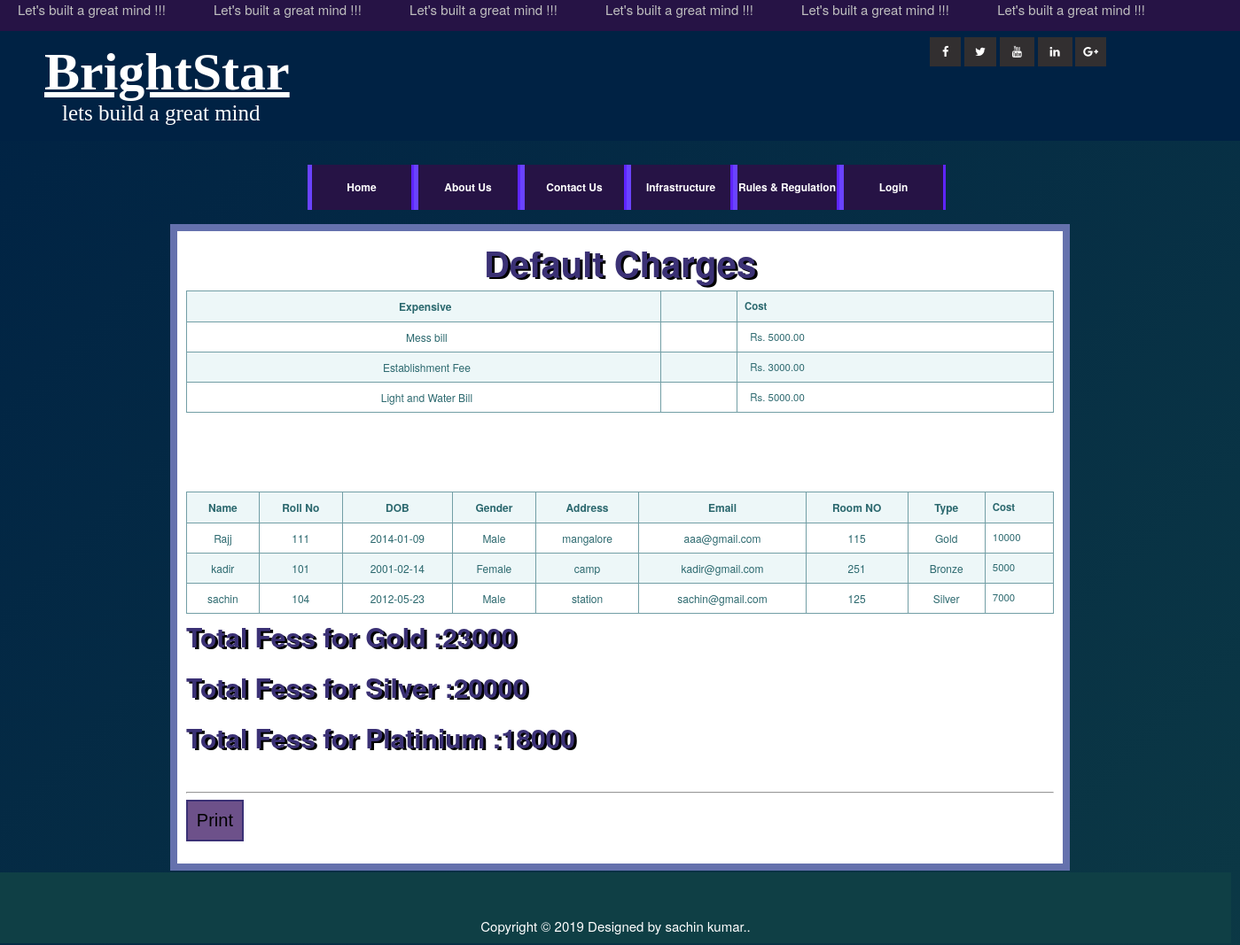
Screenshot of /viewfees.php with the database file from the repository.
### tables this page shows
CREATE TABLE `fees_structure` (
  `fee_str_id` int(10) NOT NULL,
  `stid` int(10) NOT NULL,
  `fee_type` varchar(25) NOT NULL,
  `cost` float(10,2) NOT NULL,
  `status` varchar(10) NOT NULL
);

CREATE TABLE `student` (
  `stid` int(10) NOT NULL,
  `courseid` int(10) NOT NULL,
  `name` varchar(50) NOT NULL,
  `rollno` varchar(10) NOT NULL,
  `dob` date NOT NULL,
  `gender` varchar(10) NOT NULL,
  `address` text NOT NULL,
  `city` varchar(50) DEFAULT NULL,
  `state` varchar(50) DEFAULT NULL,
  `country` varchar(50) DEFAULT NULL,
  `nat` varchar(50) DEFAULT NULL,
  `contact_no` varchar(15) NOT NULL,
  `blood_group` varchar(10) NOT NULL,
  `status` varchar(10) NOT NULL,
  `email` varchar(30) NOT NULL,
  `password` varchar(20) NOT NULL,
  `room_id` int(11) DEFAULT NULL,
  `nservice` int(11) NOT NULL DEFAULT '0',
  `mservice` int(11) NOT NULL DEFAULT '0',
  `lservice` int(11) NOT NULL DEFAULT '0',
  `wifi` int(11) NOT NULL DEFAULT '0',
  `vault` int(11) NOT NULL DEFAULT '0',
  `parking` int(11) NOT NULL DEFAULT '0',
  `qid` int(11) DEFAULT NULL,
  `ans` text NOT NULL
);

CREATE TABLE `room` (
  `room_id` int(10) NOT NULL,
  `room_no` int(10) NOT NULL,
  `no_of_beds` int(5) NOT NULL,
  `floor_no` int(11) NOT NULL,
  `washroom` int(11) NOT NULL,
  `description` text NOT NULL,
  `rtid` int(11) DEFAULT NULL
);

CREATE TABLE `room_type` (
  `rtid` int(11) NOT NULL,
  `room_type` varchar(30) NOT NULL,
  `room_price` int(11) NOT NULL
);

### viewfees.php (the view, shortened to what this page needs)
<?php
include("header.php");
include("databaseconnection.php");
?>
    <div id="studiv">
                  <p>
<form method="post" action="" name="form1" onsubmit="return validation()">
            <h2 align="center" class="h2dash"><b>Default Charges</b></h2>
     <table class="tftable" width="100%" border="0">
    <tr align="center" bgcolor="skyblue">
    <td height="23" align="left"><strong >&nbsp;Expensive</strong></td>
    <td><strong>&nbsp;</strong></td>
    <td><strong>Cost</strong></td>
    </tr>
    <?php
    $totalfee=0;
    $g=0;$s=0;$p=0;
$result=mysql_query("SELECT * from fees_structure");
    while($rs=mysql_fetch_array($result))
    {
        echo "<tr>
        <td>&nbsp; $rs[fee_type]</td>
        <td align='center'></td>
        <td align='center'>&nbsp; Rs.  $rs[cost] </td>
        </tr>";
        $totalfee = $totalfee + $rs["cost"];
    }
    echo "</table><table>";
?>	<br><br><br><br>
     <table class="tftable" width="100%" border="0">
<tr align="center" bgcolor="skyblue">
    <td><strong>Name</strong></td>
    <td><strong>Roll No</strong></td>
    <td><strong>DOB</strong></td>
    <td><strong>Gender</strong></td>
    <td><strong>Address</strong></td>
    <td><strong>Email</strong></td>
    <td><strong>Room NO</strong></td>
    <td><strong>Type</strong></td>
    <td><strong>Cost</strong></td>
    </tr>
<?php
$result=mysql_query("SELECT * FROM `student`,room,room_type WHERE room.room_id=student.room_id and room_type.rtid = room.rtid",$db);
    while($rs=mysql_fetch_array($result))
    {
        echo "<tr>
        <td align='center'>$rs[name]</td>
        <td align='center'>$rs[rollno]</td>
        <td align='center'>$rs[dob] </td>
        <td align='center'>$rs[gender]</td>
        <td align='center'>$rs[address]</td>
        <td align='center'>$rs[email] </td>
        <td align='center'>$rs[room_no]</td>
        <td align='center'>$rs[room_type]</td>
        <td align='center'>$rs[room_price] </td>
        </tr>";
        if($rs["room_type"]=="Gold")
        $g = $totalfee + $rs["room_price"];
            if($rs["room_type"]=="Silver")
        $s = $totalfee + $rs["room_price"];
            if($rs["room_type"]=="Bronze")
        $p = $totalfee + $rs["room_price"];
    }
echo "</table>";
echo "<h2 class='h2dash' style='padding-top:15px; font-size: 30px;font-weight: bolder '>Total Fess for Gold :$g</h2>";
echo "<h2 class='h2dash' style='padding-top:15px; font-size: 30px;font-weight: bolder '>Total Fess for Silver :$s</h2>";
echo "<h2 class='h2dash' style='padding-top:15px; font-size: 30px;font-weight: bolder '>Total Fess for Platinium :$p</h2>";
    ?>
<br />
<hr />
</table>
         <button class="but-s" onclick="window.print()">Print</button>
</p>
                </div>
<?php
include("footer.php");
?>

### templatemo_style.css (style rules this page uses)
body { margin: 0px; padding: 0px; color: #333; font-family: Tahoma, Geneva, sans-serif; font-size: 13px; line-height: 1.7em; background-color: #bbb; background-repeat: repeat-x; background-position: top; }
.tftable { font-size:12px;color:#333333;width:100%;border-width: 1px;border-color: #729ea5;border-collapse: collapse; }
.tftable tr { background-color:#d4e3e5; }
.tftable td { font-size:12px;border-width: 1px;padding: 8px;border-style: solid;border-color: #729ea5; }
p { margin: 0 0 10px 0; padding: 0; }
h1, h2, h3, h4, h5, h6 { color: #000; font-weight: normal; }
h2 { font-size: 25px; margin: 0 0 15px 0; padding: 5px 0; }

### newstyle.css (style rules this page uses)
.back { width: 100wh; height: 90vh; color: #fff; background: linear-gradient(-45deg, #47b5b5, #2f7d85, #0f3f45, #002244); background-size: 400% 400%; -webkit-animation: back 15s ease infinite; -moz-animation: back 15s ease infinite; animation: back 15s ease infinite; }
.but-s { font-size: 20px; border-bottom: 2px solid #3B3175; border-top: 2px solid #3B3175; border-left: 2px solid #3B3175 ; border-right: 2px solid #3B3175; padding-left: 10px; padding-top: 10px; padding-bottom: 10px; padding-right: 10px; background-color: #6d518a; }
table { width: 100%; }
table td, table th { color: #2b686e; padding: 10px; }
table td { text-align: center; vertical-align: middle; }
table td:last-child { font-size: 0.95em; line-height: 1.4; text-align: left; }
table tr:nth-child(2n) { background-color: white; }
table tr:nth-child(2n+1) { background-color: #edf7f8; }
#studiv { margin: auto; width: 70%; font-family: "Helvetica Neue", Helvetica, Arial, sans-serif; font-size: 15px; background-color: #FFFFFF; border: 8px solid #6571ad; padding: 10px; -webkit-animation: divabttext 0.9s both; animation: divabttext 0.9s both; }
.h2dash { color: #3B3175; text-shadow: 3px 2px black; font-size: 40px; -webkit-animation: h2dash 0.5s cubic-bezier(0.250, 0.460, 0.450, 0.940) both; animation: h2dash 0.5s cubic-bezier(0.250, 0.460, 0.450, 0.940) both; }

### rows the page displays
fees_structure: fee_type "Mess bill", cost "5000.00"
fees_structure: fee_type "Establishment Fee", cost "3000.00"
fees_structure: fee_type "Light and Water Bill", cost "5000.00"
student: name "Rajj", rollno "111", dob "2014-01-09", gender "Male", address "mangalore", email "aaa@gmail.com", room.room_no "115", room_type.room_type "Gold", room_type.room_price "10000"
student: name "kadir", rollno "101", dob "2001-02-14", gender "Female", address "camp", email "kadir@gmail.com", room.room_no "251", room_type.room_type "Bronze", room_type.room_price "5000"
student: name "sachin", rollno "104", dob "2012-05-23", gender "Male", address "station", email "sachin@gmail.com", room.room_no "125", room_type.room_type "Silver", room_type.room_price "7000"
room_type: room_price "23000"
room_type: room_price "20000"
room_type: room_price "18000"
